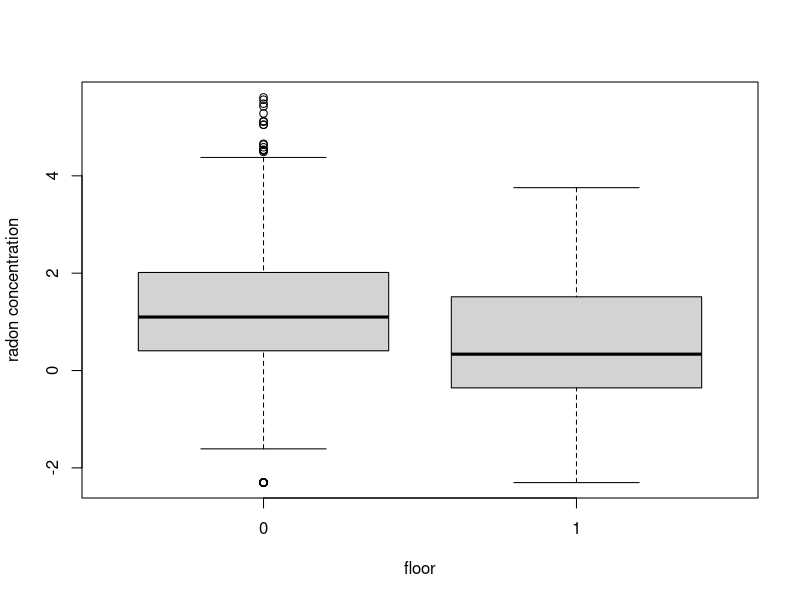
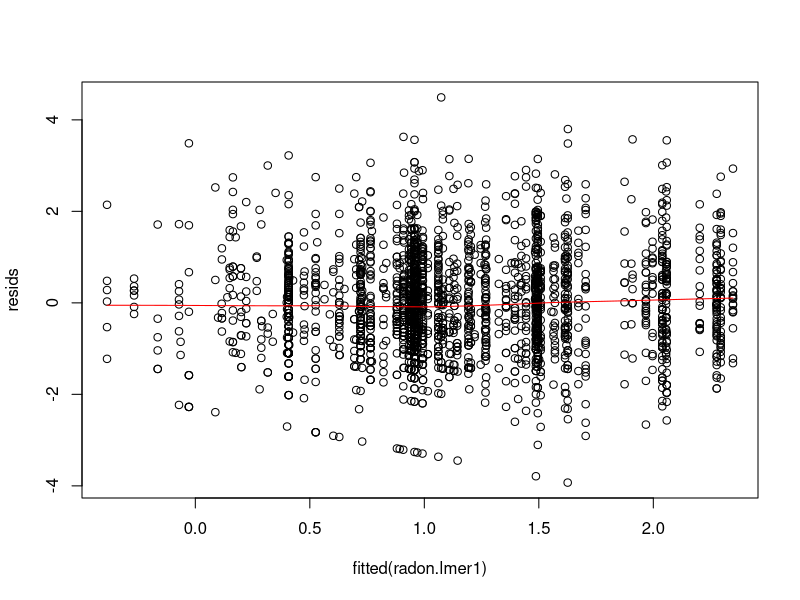
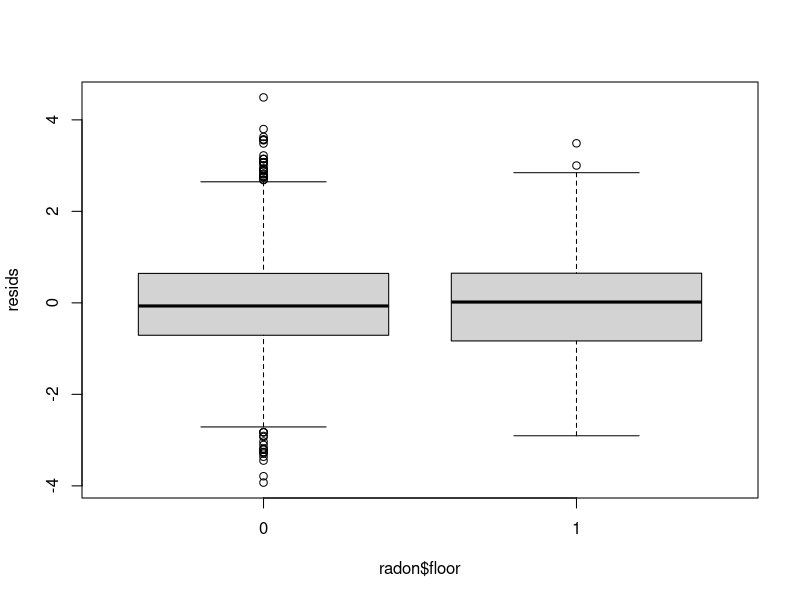
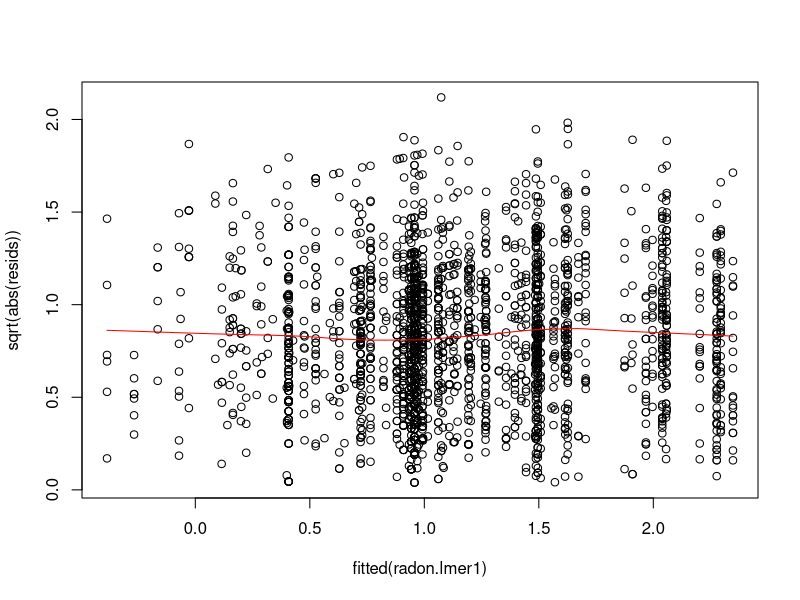
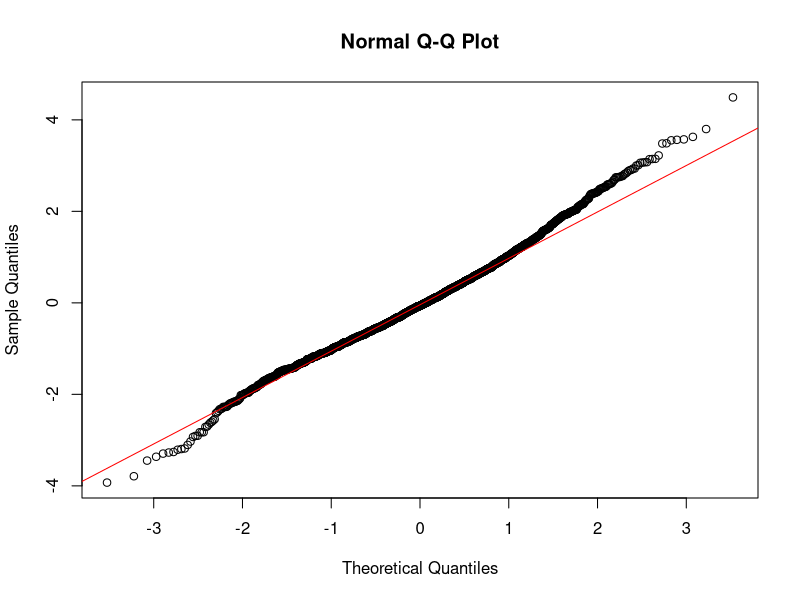
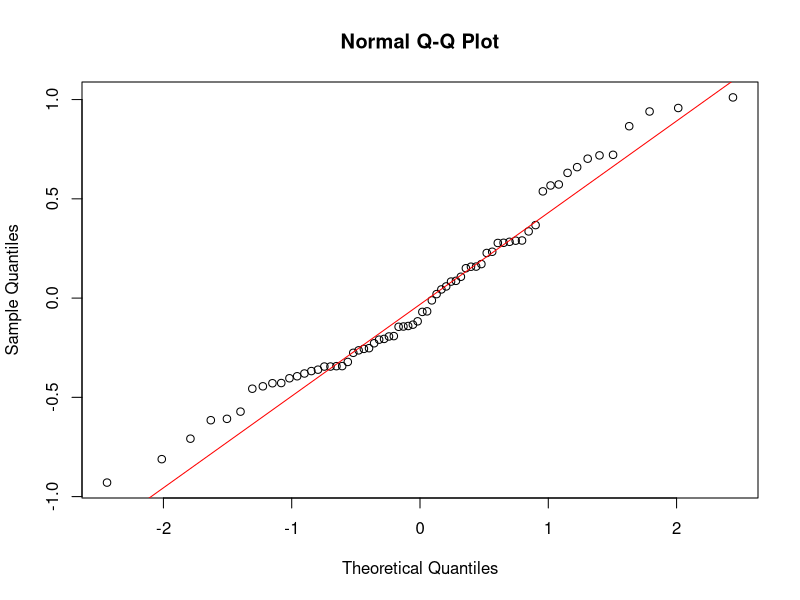
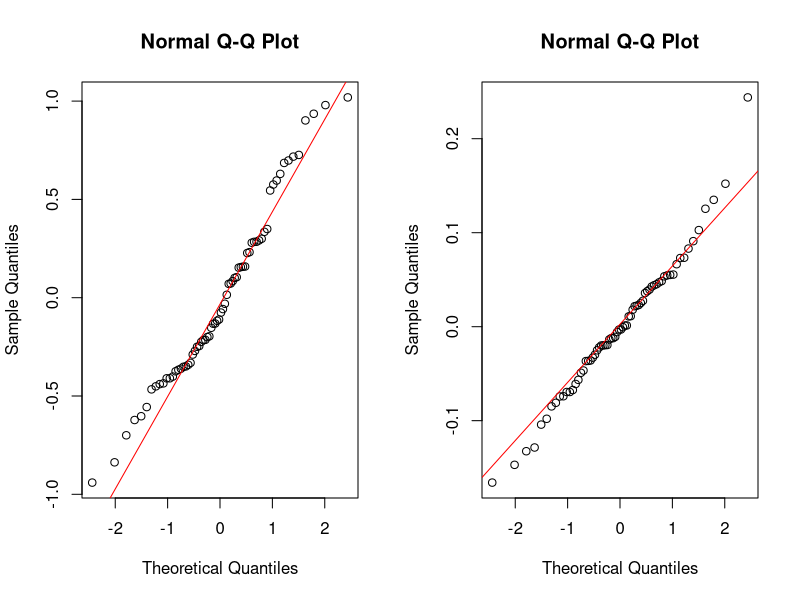

Reproduce these figures in R, in order. (Note: this script raises an error after producing the figures.)
## Mixed effects models summary ##

library(lme4)
library(car)
library(ggplot2)

radon <- read.csv("Radon_Data_RB.csv", header=T)
str(radon)
summary(radon)

boxplot(radon ~ floor, data=radon, xlab="floor", ylab="radon concentration")

## ==== Models ====

## random intercept model
radon.lmer1 <- lmer(radon ~ floor + (1|county), data=radon)
summary(radon.lmer1)

## random intercept and slope model
radon.lmer2 <- lmer(radon ~ floor + (1 + floor|county), data=radon)
summary(radon.lmer2)


## ==== Model checking ====

# 1. residuals (overall residuals = epsilon) vs. fitted: we want a starry sky. Similar amount of points on both sides of zero, no trend in the residuals. See if the relationship is linear (if resid in the middle are as well predicted as those on the edges). Make sure there's no wedge shape (heteroscadascity).
resids <- resid(radon.lmer1, type='pearson')
plot(resids~fitted(radon.lmer1))
lines(lowess(resids~fitted(radon.lmer1)), col='red')

# 2. compare residuals across the grouping variables (heteroscedacity). Boxplots should be similar
boxplot(resids~radon$floor)

# 3. sqrt of the absolute residuals vs. fitted (lower left of lm model checking panels; same as the first plot, but with a transformation). Should be no trend here: it's easier to look for the possible wedge shape now. Focus on homoscedasticity. 
plot(sqrt(abs(resids))~fitted(radon.lmer1))
lines(lowess(sqrt(abs(resids))~fitted(radon.lmer1)), col='red')

# 4. are the residuals normally distributed? --> normal Q-Q plot. If they deviate at the edges, you are underestimating the variance (making anti-conservative inferences). S-shape: you're overestimating the variance (making conservative inferences)
# what to do if you have horrible Q-Q plots? You may be leaving out important variables / your data are biomial/poisson/gamma distributed (variance increasing with the mean) / you need to transform your data.
# if all that doesn't help: use the models to help you understand your dataset; look for outliers etc. If you want to go with it anyway, use some sort of non-parametric bootstrap procedure. If you want more complicated error distributions: go Bayesian...
qqnorm(resids)
qqline(resids, col='red')

# 5. are the random effects normally distributed? Both intercepts and slopes!
# these plots often look odd, because you often only have few blocks or something like that (here we have 68 counties). You're not looking for perfection.
qqnorm(ranef(radon.lmer1)$county$'(Intercept)')
qqline(ranef(radon.lmer1)$county$'(Intercept)', col='red')

par(mfrow=c(1,2))
qqnorm(ranef(radon.lmer2)$county$'(Intercept)')
qqline(ranef(radon.lmer2)$county$'(Intercept)', col='red')

qqnorm(ranef(radon.lmer2)$county$floor)
qqline(ranef(radon.lmer2)$county$floor, col='red')


## ==== How do you get P-values? ====

# the lmer guys don't like it, but practically we may often want to get them! If you want a nice rant about p-values: 
?pvalues

radon.lmer0 <- update(radon.lmer1, ~.-floor)


# A) Kenward - Rogers approximation (nice)
library(car)
Anova(radon.lmer1, test="F")  # note: Anova with capital A, comes from the car package
KRmodcomp(radon.lmer0, radon.lmer1)  # model comparison  (this is another way of getting the same result)

# B) Satterthwaite approximation to the den dfs  (pretty accurate, but not very handy because you need to refit the model using lmerTest)
library(lmerTest)
radon.lmer1b <- lmerTest::lmer(radon ~ floor + (1|county), data=radon)
anova(radon.lmer1b) # gives a p-value
summary(radon.lmer1b) # nice because it also includes df for t 
detach("package:lmerTest")  # detach lmerTest because it interferes with lmer

# C) Likelihood ratio test (use if other methods fail - not ideal)
anova(radon.lmer1) # no P values...
anova(radon.lmer0, radon.lmer1) # compare to chisqr distribution: wrong for mixed models
